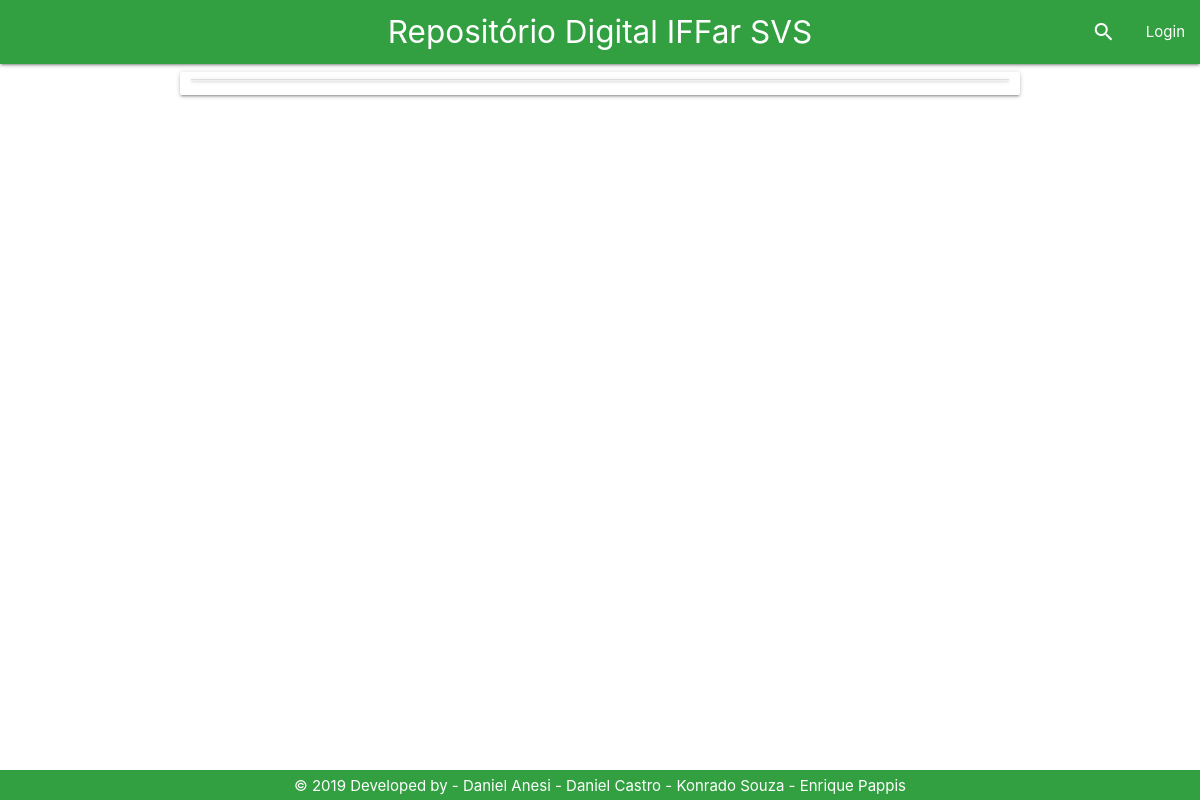
The page /Tela/tcc.php on the database as committed earlier.
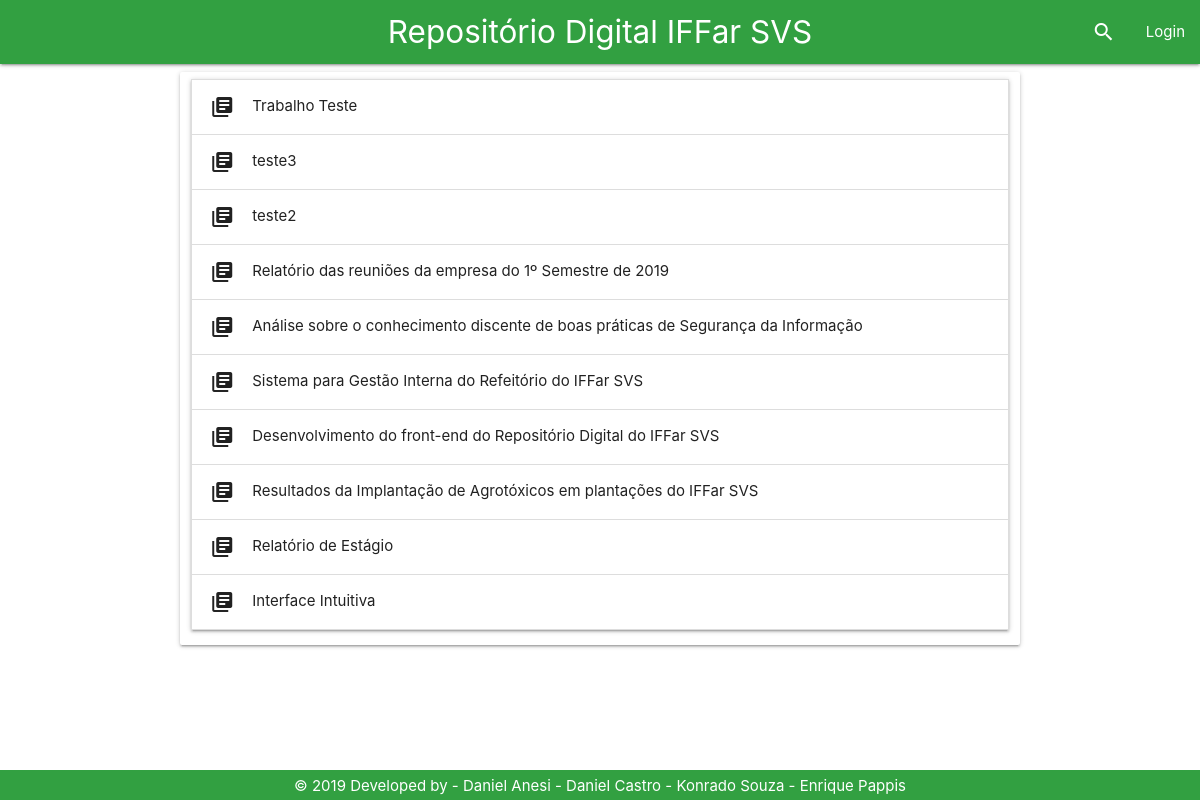
The same page on the database as committed later.
### tables this page shows
CREATE TABLE `trabalho` (
  `id_trabalho` int(11) NOT NULL,
  `id_usuario` int(11) NOT NULL,
  `nome` varchar(200) NOT NULL,
  `resumo` varchar(4500) NOT NULL,
  `categoria` varchar(20) NOT NULL,
  `autores` varchar(200) NOT NULL,
  `orientadores` varchar(200) DEFAULT NULL,
  `coorientadores` varchar(200) DEFAULT NULL,
  `palavras_chave` varchar(100) NOT NULL,
  `data_submissao` varchar(40) DEFAULT NULL,
  `caminho` varchar(80) NOT NULL,
  `id_curso` int(11) NOT NULL,
  `numero_acessos` int(11) DEFAULT NULL,
  `numero_downloads` int(11) DEFAULT NULL
);

### Controle/trabalhoPDO.php (called while the page is built, shortened)
<?php
if (realpath('./index.php')) {
    include_once './Controle/conexao.php';
    include_once './Controle/usuarioPDO.php';
    include_once './Modelo/Trabalho.php';
    include_once './Modelo/Usuario.php';
} else {
    if (realpath('../index.php')) {
        include_once '../Modelo/Trabalho.php';
    }
}
class TrabalhoPDO {
    public function selectTrabalho() {
        $con = new conexao();
        $pdo = $con->getConexao();
        $stmt = $pdo->prepare('select * from trabalho ORDER BY id_trabalho desc;');
        $stmt->execute();
        if ($stmt->rowCount() > 0) {
            return $stmt;
        } else {
            return false;
        }
    }
}

### Modelo/Trabalho.php (called while the page is built, shortened)
<?php
class trabalho{
private $nome;
public function __construct() {
    if (func_num_args() != 0) {
        $atributos = func_get_args()[0];
        }
    }
     public function getNome(){
         return $this->nome;
     }
}

### Tela/tcc.php (the view, shortened to what this page needs)
<!DOCTYPE html>
<?php
if (realpath('./index.php')) {
    include_once './Controle/conexao.php';
    include_once './Controle/trabalhoPDO.php';
    include_once './Modelo/Usuario.php';
    include_once './Modelo/Trabalho.php';
} else {
    include_once '../Controle/trabalhoPDO.php';
    include_once '../Modelo/Trabalho.php';
}
include_once '../Base/header.php';
?>
<html>
    <head>
    </head>
    <body>
        <div class="container">
            <div class="row">
                <div class="col l12 card">
                    <ul class="collapsible">
                        <?php
                        $trabalhoListar = new trabalhoPDO();
                        $sql = $trabalhoListar->selectTrabalho();
                        if ($sql != false) {
                            while ($resultado = $sql->fetch()) {
                                $tr = new trabalho($resultado);
                                ?>
                                <li>
                                    <div class="collapsible-header"><i class="material-icons">library_books</i><?php echo $tr->getNome(); ?></div>
                                </li>
                                <?php
                            }
                        }
                        ?>
                    </ul>
                </div>
            </div>
        </div>
        <?php
        include_once '../Base/footer.php';
        ?>
    </body>
</html>

Rows that differ between the two databases and show on the page:
added trabalho: nome "Trabalho Teste"
added trabalho: nome "teste3"
added trabalho: nome "teste2"
added trabalho: nome "Relatório das reuniões da empresa do 1º Semestre de 2019"
added trabalho: nome "Análise sobre o conhecimento discente de boas práticas de Segurança da Informação"
added trabalho: nome "Sistema para Gestão Interna do Refeitório do IFFar SVS"
added trabalho: nome "Desenvolvimento do front-end do Repositório Digital do IFFar SVS"
added trabalho: nome "Resultados da Implantação de Agrotóxicos em plantações do IFFar SVS"
added trabalho: nome "Relatório de Estágio"
added trabalho: nome "Interface Intuitiva"
